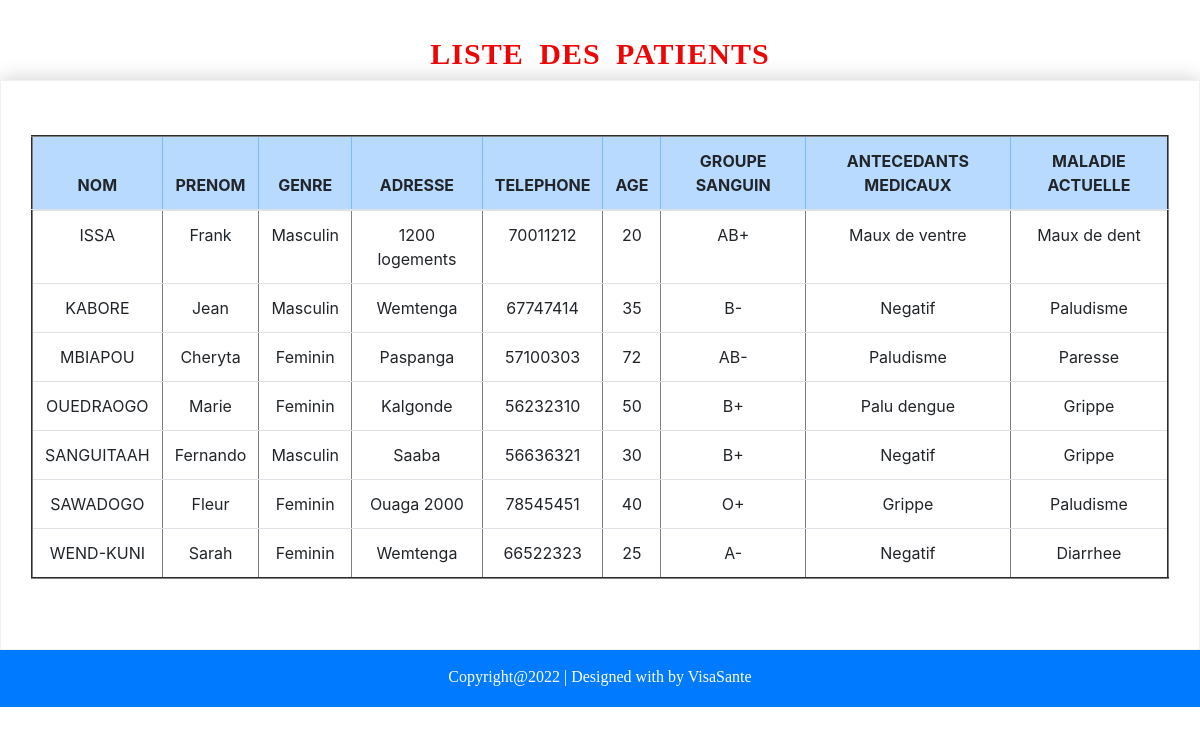
/imprimer.php, run on the app's committed database.
### tables this page shows
CREATE TABLE IF NOT EXISTS `patient` (
  `id` int(11) NOT NULL AUTO_INCREMENT,
  `nom` varchar(254) DEFAULT NULL,
  `prenom` varchar(254) DEFAULT NULL,
  `genre` varchar(254) DEFAULT NULL,
  `addresse` varchar(254) DEFAULT NULL,
  `telephone` int(11) DEFAULT NULL,
  `age` int(11) DEFAULT NULL,
  `g_sanguin` varchar(254) DEFAULT NULL,
  `antecedant` varchar(254) DEFAULT NULL,
  `m_actuelle` varchar(254) DEFAULT NULL,
  PRIMARY KEY (`id`)
);

### class/PatientController.class.php (called while the page is built, shortened)
<?php
class PatientController
{
  private $_db;
   public function __construct($db)
   {
       $this->_db=$db;
   }
   public function afficher_list()
   {
     $patient=[];
     $sql=$this->_db->query("SELECT * FROM patient ORDER BY nom, prenom ASC");
     $rows=$sql->fetchAll();
     foreach ($rows as $row) {
     $patient[]=new Patient($row);
     }
     return $patient;
   }
}

### class/patient.class.php (called while the page is built, shortened)
<?php
class Patient
{
  private $nom;
  private $prenom;
  private $genre;
  private $addresse;
  private $telephone;
  private $age;
  private $g_sanguin;
  private $antecedant;
  private $m_actuelle;
  public function __construct(array $donnee){
    foreach ($donnee as $key => $value) {
        $methode='set'.ucfirst($key);
    }
  }
    public function getNom()
    {
        return $this->nom;
    }
    public function getPrenom()
    {
        return $this->prenom;
    }
    public function getGenre()
    {
        return $this->genre;
    }
    public function getTelephone()
    {
        return $this->telephone;
    }
    public function getAddresse()
    {
        return $this->addresse;
    }
    public function getAge()
    {
        return $this->age;
    }
    public function getG_sanguin()
    {
        return $this->g_sanguin;
    }
    public function getAntecedant()
    {
        return $this->antecedant;
    }
    public function getM_actuelle()
    {
        return $this->m_actuelle;
    }
    public function setNom($nom)
    {
        $this->nom = $nom;
    }
    public function setPrenom($prenom)
    {
        $this->prenom = $prenom;
    }
    public function setGenre($genre)
    {
        $this->genre = $genre;
    }
    public function setAddresse($addresse)
    {
        $this->addresse = $addresse;
    }
    public function setTelephone($telephone)
    {
        $this->telephone = $telephone;
    }
    public function setAge($age)
    {
        $this->age = $age;
    }
    public function setG_sanguin($g_sanguin)
    {
        $this->g_sanguin = $g_sanguin;
    }
    public function setAntecedant($antecedant)
    {
        $this->antecedant = $antecedant;
    }
    public function setM_actuelle($m_actuelle)
    {
        $this->m_actuelle = $m_actuelle;
    }
}

### imprimer.php (the view, shortened to what this page needs)
<?php
$bd= bd();
$patient_ctrl =new PatientController($bd);
$list_patient=$patient_ctrl->afficher_list();
?>
<!DOCTYPE html>
<html lang="en">
<head>
    <link rel="stylesheet" href="./css/style.css" media="screen" type="text/css" />
    <link rel="stylesheet" href="./css/bootstrap.min.css">
</head>
<body onload="window.print()">
    <div class="texte3">
        <h1>Liste des patients </h1>
    </div>
    <form action="" method="POST"><br>
                <table id="myTable" class="table table bordered " border="2" >
                    <thead class="table-primary text-center">
                        <tr>
                        <th scope="col">NOM</th>
                        <th scope="col">PRENOM</th>
                        <th scope="col">GENRE</th>
                        <th scope="col">ADRESSE</th>
                        <th scope="col">TELEPHONE</th>
                        <th scope="col">AGE</th>
                        <th scope="col">GROUPE SANGUIN</th>
                        <th scope="col">ANTECEDANTS MEDICAUX</th>
                        <th scope="col">MALADIE ACTUELLE</th>
                        </tr>
                    </thead>
                     <tbody class="text-center">
                     <tr>
                                       <?php
                                       foreach($list_patient as $key => $value) {
                                       ?>
                                         <tr>
                                            <td><?=$value->getNom()?></td>
                                            <td><?=$value->getPrenom()?></td>
                                            <td><?=$value->getGenre()?></td>
                                            <td><?=$value->getAddresse()?></td>
                                            <td><?=$value->getTelephone()?></td>
                                            <td><?=$value->getAge()?></td>
                                            <td><?=$value->getG_sanguin()?></td>
                                            <td><?=$value->getAntecedant()?></td>
                                            <td><?=$value->getM_actuelle()?></td>
                                         </tr>
                                        <?php
                                        }
                                        ?>
                                    </tr>
                    </tbody>
                </table>
                <br>
            </form>
    <?php
        include 'footer.php'
    ?>
</body>
</html>

### css/style.css (style rules this page uses)
form { padding: 30px; border: 1px solid #f1f1f1; background: #fff; box-shadow: 0 0 20px 0 rgba(0, 0, 0, 0.2), 0 5px 5px 0 rgba(0, 0, 0, 0.24); }
.texte3 h1 { text-align: center; font-family: 'Century Gothic'; text-transform: uppercase; font-size: 30px; font-weight: bold; color: rgb(236, 6, 6); word-spacing: 7px; letter-spacing: 1px; margin-top: 3%; }

### data on the page
patient: nom "ISSA", prenom "Frank", genre "Masculin", addresse "1200 logements", telephone "70011212", age "20", g_sanguin "AB+", antecedant "Maux de ventre", m_actuelle "Maux de dent"
patient: nom "KABORE", prenom "Jean", genre "Masculin", addresse "Wemtenga", telephone "67747414", age "35", g_sanguin "B-", antecedant "Negatif", m_actuelle "Paludisme"
patient: nom "MBIAPOU", prenom "Cheryta", genre "Feminin", addresse "Paspanga", telephone "57100303", age "72", g_sanguin "AB-", antecedant "Paludisme", m_actuelle "Paresse"
patient: nom "OUEDRAOGO", prenom "Marie", genre "Feminin", addresse "Kalgonde", telephone "56232310", age "50", g_sanguin "B+", antecedant "Palu dengue", m_actuelle "Grippe"
patient: nom "SANGUITAAH", prenom "Fernando", genre "Masculin", addresse "Saaba", telephone "56636321", age "30", g_sanguin "B+", antecedant "Negatif", m_actuelle "Grippe"
patient: nom "SAWADOGO", prenom "Fleur", genre "Feminin", addresse "Ouaga 2000", telephone "78545451", age "40", g_sanguin "O+", antecedant "Grippe", m_actuelle "Paludisme"
patient: nom "WEND-KUNI", prenom "Sarah", genre "Feminin", addresse "Wemtenga", telephone "66522323", age "25", g_sanguin "A-", antecedant "Negatif", m_actuelle "Diarrhee"
